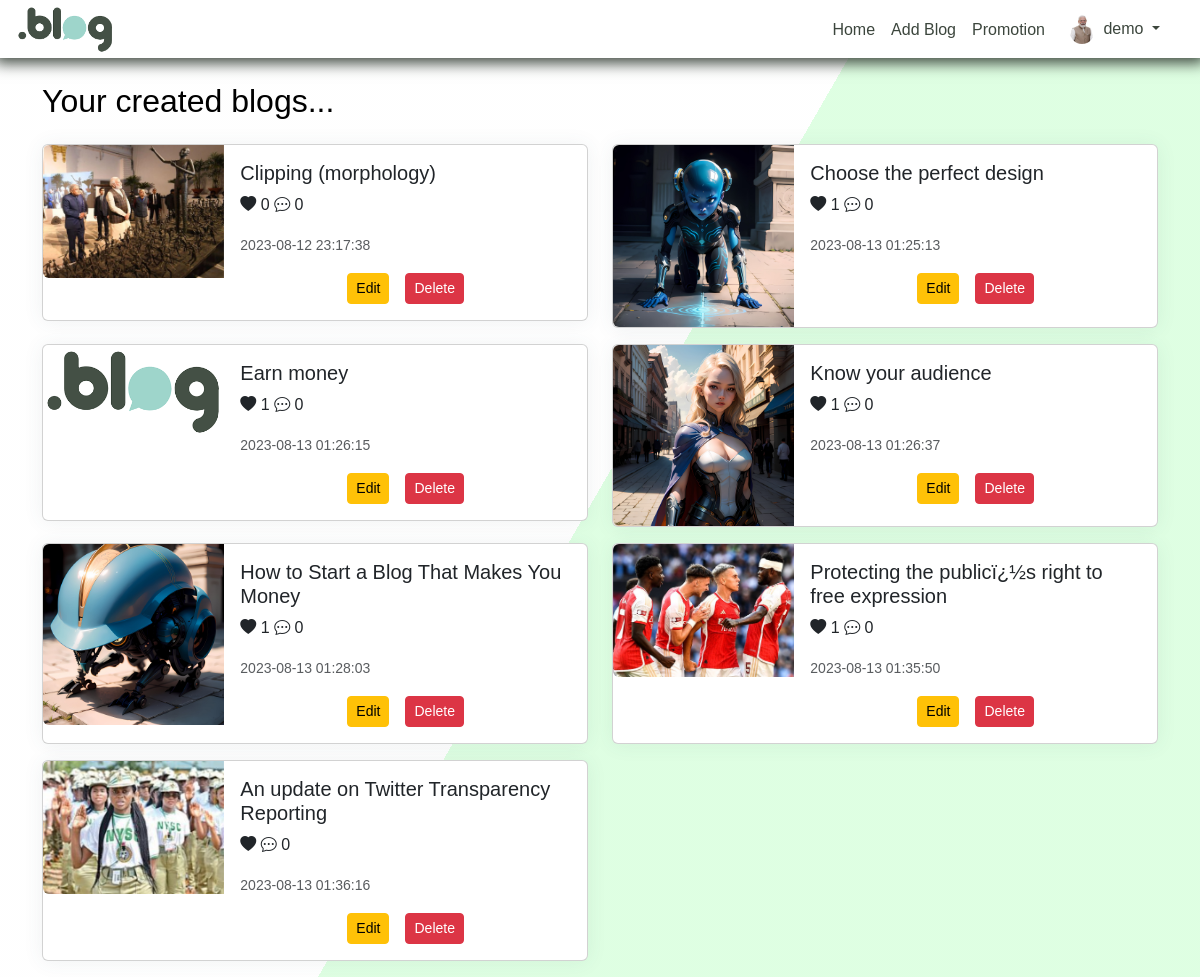
The page /users_post.php (signed in) on the database its author committed.
### tables this page shows
CREATE TABLE `users` (
  `user_id` int(11) NOT NULL,
  `name` varchar(100) NOT NULL,
  `email` varchar(100) NOT NULL,
  `password` varchar(100) NOT NULL,
  `user_type` enum('client','admin') NOT NULL DEFAULT 'client',
  `image` varchar(100) DEFAULT NULL
);

CREATE TABLE `blog_posts` (
  `post_id` int(11) NOT NULL,
  `user_id` int(11) NOT NULL,
  `title` text NOT NULL,
  `content` text NOT NULL,
  `like_count` int(11) DEFAULT NULL,
  `comment_count` int(11) DEFAULT NULL,
  `image` text,
  `category_id` int(11) NOT NULL,
  `created_at` datetime NOT NULL DEFAULT CURRENT_TIMESTAMP
);

### users_post.php (the view, shortened to what this page needs)
<!DOCTYPE html>
<html lang="en">
<head>
  <link rel="stylesheet" href="./vendor/css/profile.css">
</head>
<body>
  <?php
  require "./navbar_dash.php";
  ?>
  <?php
  $user_id = $_SESSION["user_id"];
  $fetchQuery = "SELECT * FROM blog_posts WHERE user_id=$user_id";
  $fetchBlogRunQuery = mysqli_query($conn, $fetchQuery);
  ?>
  <div class="container my-4">
    <div class="row">
      <h2 class="col-sm-12 mb-4">Your created blogs...</h2>
      <?php
      while ($result = mysqli_fetch_assoc($fetchBlogRunQuery)) {
        if ($result["comment_count"] == null) {
          $result["comment_count"] = 0;
        }
        ?>
        <div class="col-sm-6">
          <div class="card mb-3">
            <div class="row g-0">
              <div class="col-md-4">
                <img src="<?= $result["image"] ?>" onerror="this.src='assets/site_logo.png'"
                  class="img-fluid rounded-start" alt="...">
              </div>
              <div class="col-md-8">
                <div class="card-body">
                  <h5 class="card-title">
                    <?= $result["title"] ?>
                  </h5>
                  <p class="card-text">
                    <i class="bi bi-heart-fill"></i> <span>
                      <?= $result["like_count"] ?>
                    </span>
                    <i class="bi bi-chat-dots"></i> <span>
                      <?= $result["comment_count"] ?>
                    </span>
                  </p>
                  <p class="card-text"><small class="text-body-secondary">
                      <?= $result["created_at"] ?>
                    </small>
                  </p>
                  <div style="display:flex;justify-content:center;">
                    <button class="btn btn-sm btn-warning" type="button" data-bs-toggle='modal'
                      data-bs-target='#edit-category-modal<?= $result["post_id"] ?>'>Edit</button>
                    <form method="POST" class="ms-3">
                      <button class="btn btn-sm btn-danger" type="submit" value="delete" name="delete">Delete</button>
                    </form>
                  </div>
                </div>
              </div>
            </div>
          </div>
        </div>
        <?php
      }
      ?>
    </div>
  </div>
</body>
</html>
<div class="bg"></div>
<div class="bg bg2"></div>
<div class="bg bg3"></div>

### navbar_dash.php (shortened to what this page needs)
<!DOCTYPE html>
<html lang="en">
<head>
  <link href="https://cdn.jsdelivr.net/npm/bootstrap@5.3.1/dist/css/bootstrap.min.css" rel="stylesheet">
  <link rel="stylesheet" href="./vendor/css/style.css">
  <link rel="stylesheet" href="https://cdnjs.cloudflare.com/ajax/libs/line-awesome/1.3.0/line-awesome/css/line-awesome.min.css" />
  <link rel="stylesheet" href="./vendor/css/main.css">
  <link rel="stylesheet" href="./vendor/swiper/swiper-bundle.min.css">
  <link href="./lib/css/bootstrap-icons/bootstrap-icons.css" rel="stylesheet">
</head>
<?php
include "connection.php";
$user_id = $_SESSION["user_id"];
$query = "SELECT * FROM Users WHERE user_id='$user_id'";
$runquery = mysqli_query($conn, $query);
$row = mysqli_fetch_assoc($runquery);
$name = $row["name"];
?>
<body>
  <header class="p-1 header_nav">
    <div class="container-fluid">
      <div class="d-flex flex-wrap align-items-center justify-content-center justify-content-lg-start">
        <a href="./dashboard.php" class="d-flex align-items-center mb-2 mb-lg-0 text-white text-decoration-none">
          <img src="./assets/site_logo.png" alt="logo" height="50">
        </a>
        <ul class="nav col-12 col-lg-auto me-2 mb-2 justify-content-center mb-md-0 ms-auto ">
          <li><a href="./dashboard.php" class="nav-link px-2 mt-1 ">Home</a></li>
          <li><a href="./add_blog.php" class="nav-link px-2 mt-1">Add Blog</a></li>
          <li><a href="./promotion_plans.php" class="nav-link px-2 mt-1">Promotion </a></li>
          <li class="nav-item dropdown pe-3">
            <a class="nav-link nav-profile d-flex align-items-center pe-0" href="#" data-bs-toggle="dropdown">
              <img src="<?= $row["image"] ?>" onerror="this.src='assets/profile.png'" alt="Profile" class="rounded-circle" height="30">
              <span class="d-none d-md-block dropdown-toggle ps-2">
                <?= $name ?>
              </span>
            </a>
          </li>
        </ul>
      </div>
    </div>
  </header>
</body>
</html>

### rows shown on the page
users: image (picture), name "demo"
blog_posts: image (picture), title "Clipping (morphology)", like_count "0", created_at "2023-08-12 23:17:38"
blog_posts: image (picture), title "Choose the perfect design", like_count "1", comment_count "0", created_at "2023-08-13 01:25:13"
blog_posts: shows a picture, title "Earn money", like_count "1", comment_count "0", created_at "2023-08-13 01:26:15"
blog_posts: image (picture), title "Know your audience", like_count "1", comment_count "0", created_at "2023-08-13 01:26:37"
blog_posts: image (picture), title "How to Start a Blog That Makes You Money", like_count "1", comment_count "0", created_at "2023-08-13 01:28:03"
blog_posts: image (picture), title "Protecting the publicï¿½s right to free expression", like_count "1", comment_count "0", created_at "2023-08-13 01:35:50"
blog_posts: image (picture), title "An update on Twitter Transparency Reporting", comment_count "0", created_at "2023-08-13 01:36:16"
